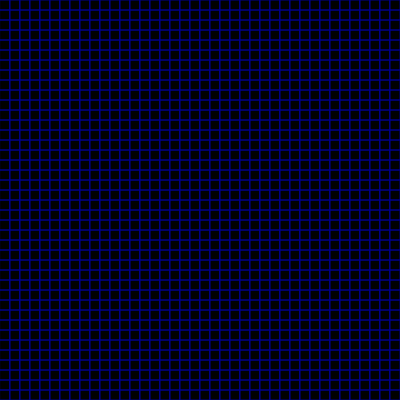
Frame 1 (no input)
Frame 60 (no input): identical to frame 1, image omitted
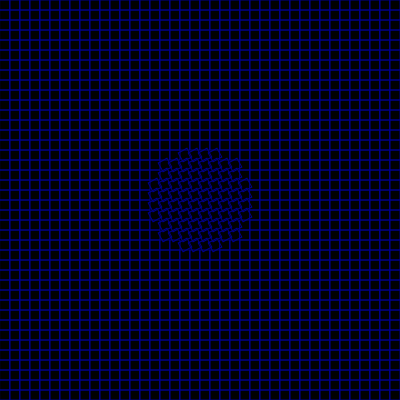
Frame 120 (the mouse pressed at the canvas centre since frame 60)

The p5.js sketch that drew these frames (run headless with seeded random() and noise() and a simulated clock; from frame 60 on, the mouse is pressed at the canvas centre):

// p5.js sketch
// ── sketch.js
// Following Tutorial: https://www.youtube.com/watch?v=o5t7PxRJSXk&list=LL&index=1&t=234s
let distMouse = 50;
let cols; let rows;
let blockSize = 10;
let blocks = [];

function getFrameCountRate(){
    return frameCount * 0.01;
}

function setup() {
    createCanvas(400, 400);
    rectMode(CENTER);
    angleMode(DEGREES);
    cols = width/blockSize;
    rows = height/blockSize;
    for(let i = 0; i < cols; i++){
        blocks[i] = [];
        for(let j = 0; j < rows; j++){
            blocks[i][j] = new Block(blockSize/2 + i*blockSize, blockSize/2 + j*blockSize);
            blocks[i][j].setColor('darkblue');
        }
    }

}
  
function draw() {
    background(0);
    for(let i = 0; i < cols; i++){
        for(let j = 0; j < rows; j++){
            blocks[i][j].move();
            blocks[i][j].draw();
        }
    }
}
  
// ── block.js

class Block {
    constructor(x, y) {
        this.x = x;
        this.y = y;
        this.angle = 0;
        this.color = 255;
    }

    setColor(color){
        this.color = color;
    }

    draw() {
        noFill();
        stroke(this.color);
        push();
        translate(this.x, this.y);
        rotate(this.angle);
        rect(0, 0, blockSize, blockSize);
        pop();
    }


    move() {
        let distance;

        // Prevents continues rotation of block when mouse is hovering
        if (pmouseX - mouseX != 0 || pmouseY - mouseY != 0) {
            distance = dist(mouseX, mouseY, this.x, this.y);
            if (distance < distMouse) {
                this.angle += 1;
            }
        }

        // Rotates square to 90 degrees and stops.
        if (this.angle > 0 && this.angle < 90) {
            this.angle += 1;
        } else {
            this.angle = 0;
        }

    }

}
